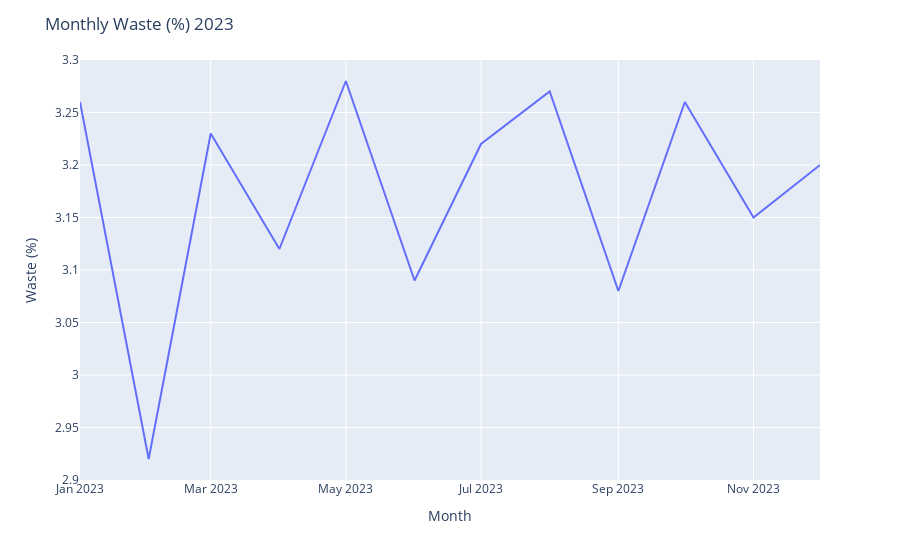

The cell this chart's notebook holds for it:
### Markdown cell above
### Waste (%)

### Code cell
fig = px.line(slice_data_monthly, x=slice_data_monthly.index, y="Waste (%)")
fig.update_layout(
    yaxis_title="Waste (%)", 
    xaxis_title="Month",
    title="Monthly Waste (%) 2023"
)
fig.show()

### Figure 1 — Plotly figure (JSON) as saved in the notebook; plotly's stock layout.template omitted (floating-point values rounded to 4 significant figures)
{"data": [{"hovertemplate": "Date=%{x}<br>Waste (%)=%{y}<extra></extra>", "legendgroup": "", "line": {"color": "#636efa", "dash": "solid"}, "marker": {"symbol": "circle"}, "mode": "lines", "name": "", "orientation": "v", "showlegend": false, "type": "scatter", "x": ["2023-01-01T00:00:00", "2023-02-01T00:00:00", "2023-03-01T00:00:00", "2023-04-01T00:00:00", "2023-05-01T00:00:00", "2023-06-01T00:00:00", "2023-07-01T00:00:00", "2023-08-01T00:00:00", "2023-09-01T00:00:00", "2023-10-01T00:00:00", "2023-11-01T00:00:00", "2023-12-01T00:00:00"], "xaxis": "x", "y": [3.26, 2.92, 3.23, 3.12, 3.28, 3.09, 3.22, 3.27, 3.08, 3.26, 3.15, 3.2], "yaxis": "y"}], "layout": {"autosize": true, "legend": {"tracegroupgap": 0}, "margin": {"t": 60}, "title": {"text": "Monthly Waste (%) 2023"}, "xaxis": {"anchor": "y", "autorange": true, "domain": [0, 1], "range": ["2023-01-01", "2023-12-01"], "title": {"text": "Month"}, "type": "date"}, "yaxis": {"anchor": "x", "autorange": true, "domain": [0, 1], "range": [2.9, 3.3], "title": {"text": "Waste (%)"}, "type": "linear"}}}
